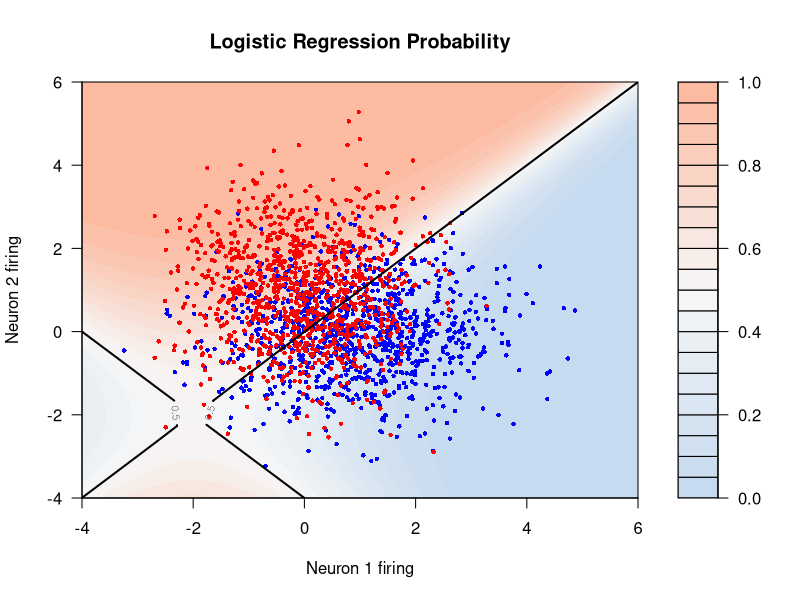

Here is the R script that generated this plot:
library(MASS)
library(mvtnorm)

n <- 1000
mu0 <- c(1, 0); Sigma0 <- matrix(c(1.5, 0, 0, 1), 2, 2)
mu1 <- c(0, 1); Sigma1 <- matrix(c(1,   0, 0, 1.5), 2, 2)

x0 <- mvrnorm(n, mu0, Sigma0)
x1 <- mvrnorm(n, mu1, Sigma1)

X <- rbind(x0, x1)
y <- c(rep(0, n), rep(1, n))
df <- data.frame(x1 = X[, 1], x2 = X[, 2], y = factor(y))

x_seq <- seq(-4, 6, length.out = 200)
y_seq <- seq(-4, 6, length.out = 200)
grid <- expand.grid(x1 = x_seq, x2 = y_seq)

prior0 <- 0.5
prior1 <- 0.5

grid$px_C0 <- dmvnorm(as.matrix(grid[, c("x1","x2")]), mean = mu0, sigma = Sigma0)
grid$px_C1 <- dmvnorm(as.matrix(grid[, c("x1","x2")]), mean = mu1, sigma = Sigma1)
grid$prob <- (grid$px_C1 * prior1) / (grid$px_C0*prior0 + grid$px_C1*prior1)
prob_matrix <- matrix(grid$prob, nrow = length(x_seq))

bayesian <- filled.contour(
  x_seq, y_seq, prob_matrix,
  color.palette = colorRampPalette(c("#c6dbef", "#f7f7f7", "#fcbba1")),
  xlab = "Neuron 1 firing",
  ylab = "Neuron 2 firing",
  main = "Logistic Regression Probability",
  plot.axes = {
    axis(1); axis(2)
    
    points(df$x1, df$x2,
           col = ifelse(df$y == 0, "blue", "red"),
           pch = 16, cex = 0.6)
    
    contour(x_seq, y_seq, prob_matrix,
            levels = 0.5, add = TRUE, lwd = 2)
  }
)

bayesian
